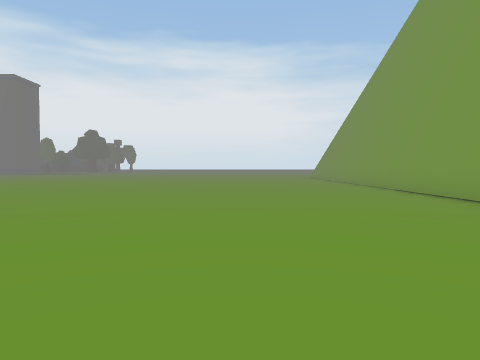
view 1 (above)

24 first-person views from a walk through a scene from a Unity 3-D project. The camera is 1.3 m above the floor, tilts 2° down and sees 70° across. The floor is counted in squares, 2 m on a side. Each view is taken from the middle of a square. On the plan, view 1 faces up. The plan holds only what a view shows up to about 10 squares ahead; the rest is blank. The place goes on beyond the plan. The player character is not drawn.

view 2
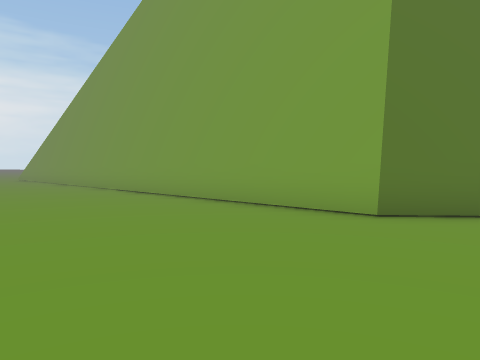

view 3
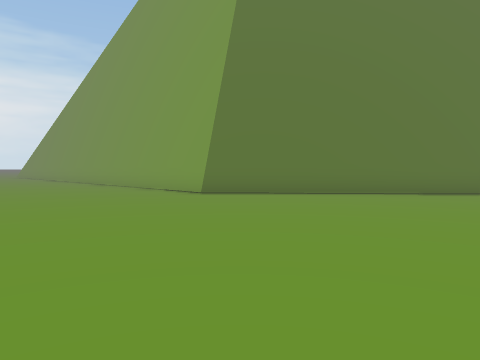

view 4
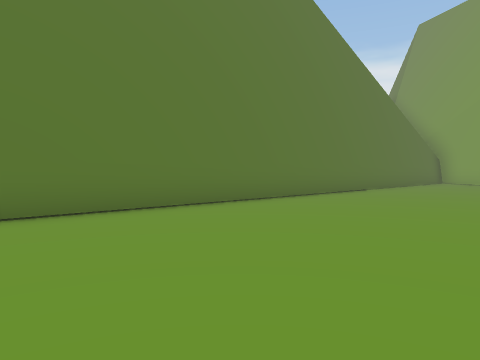

view 5
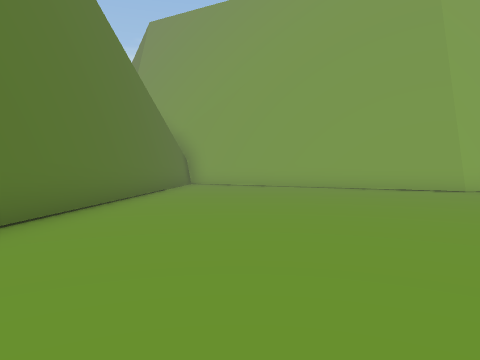

view 6
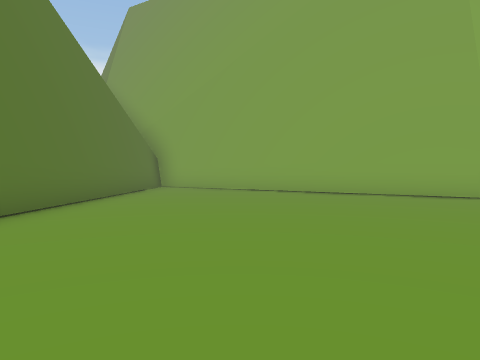

view 7
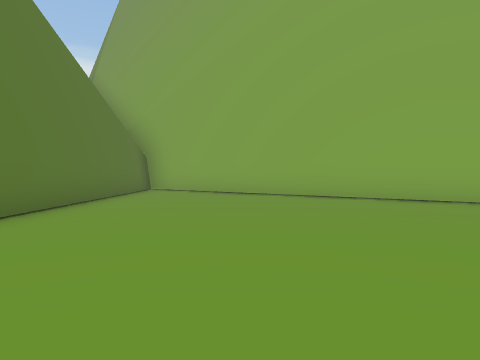

view 8
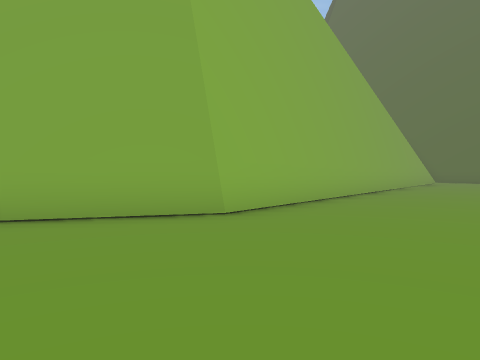

view 9
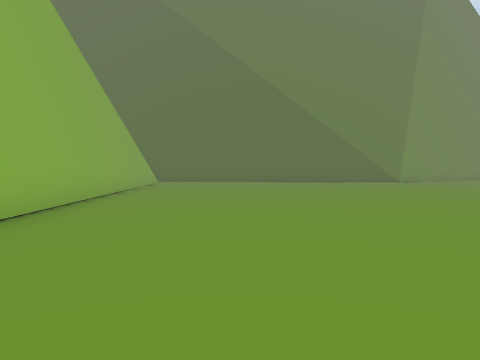

view 10
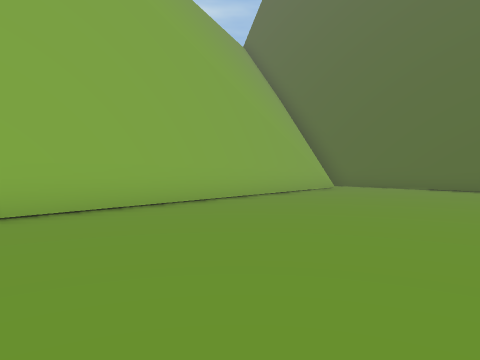

view 11
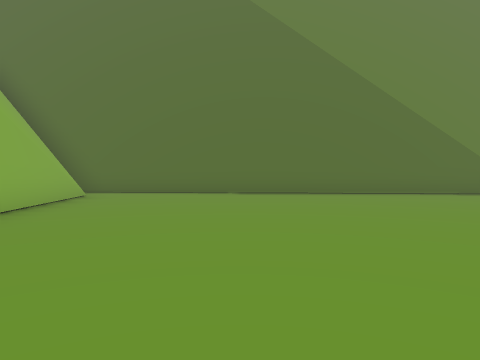

view 12
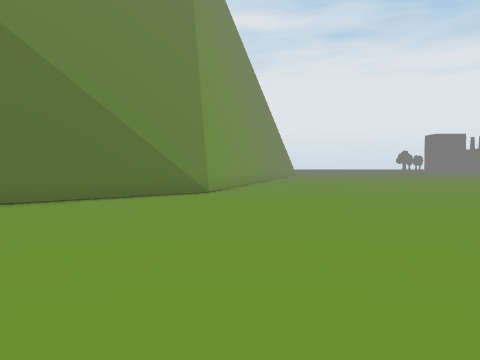

view 13
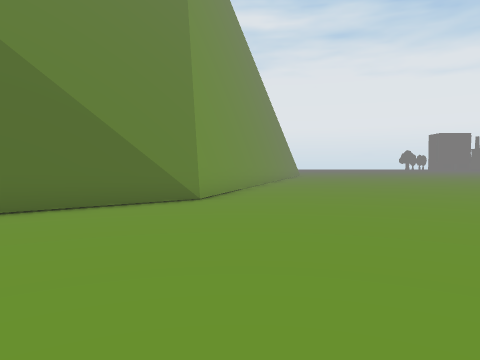

view 14
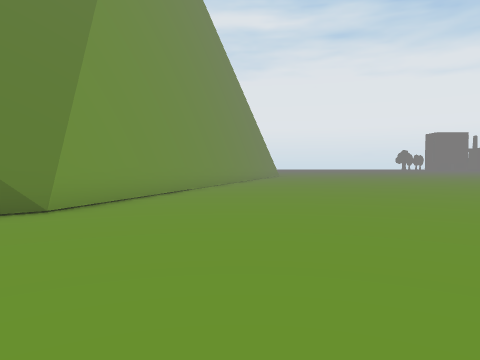

view 15
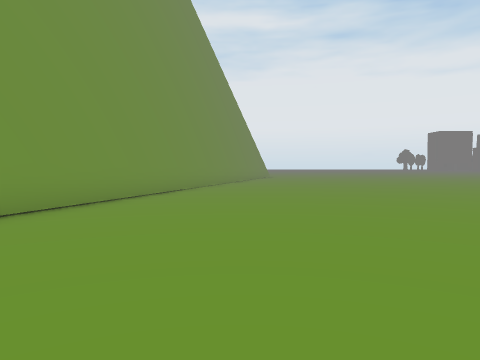

view 16
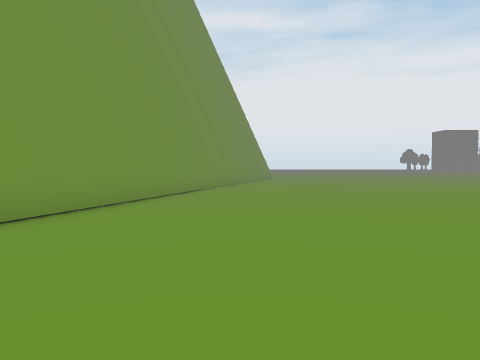

view 17
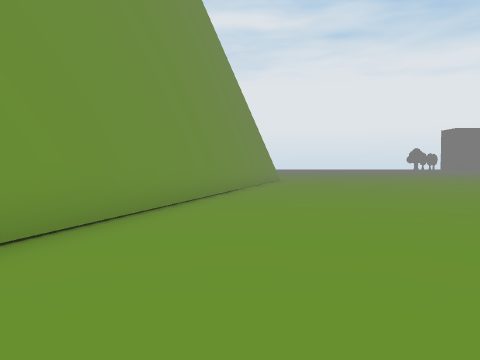

view 18
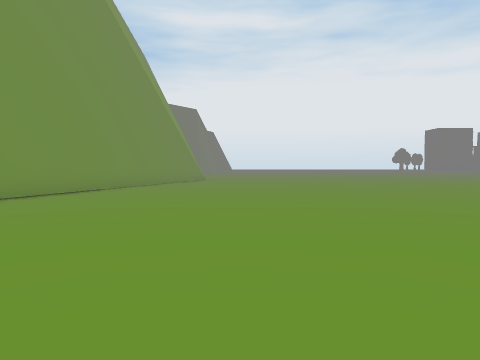

view 19
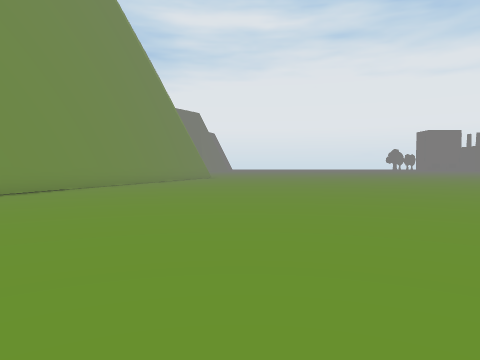

view 20
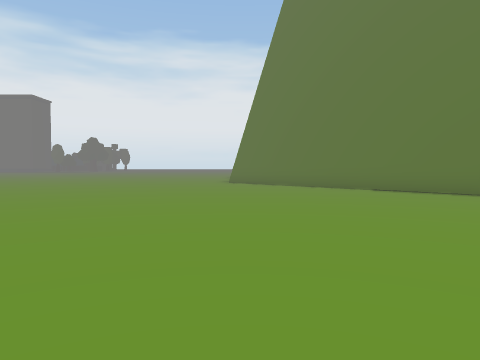

view 21
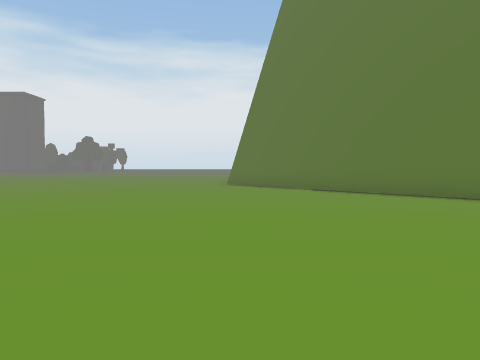

view 22
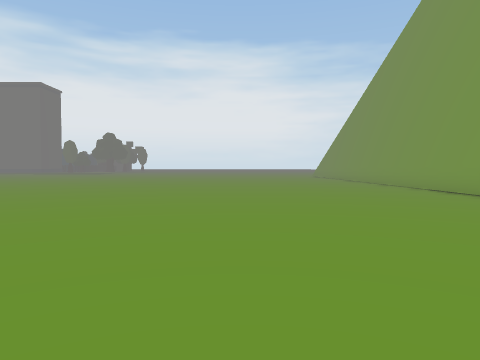

view 23
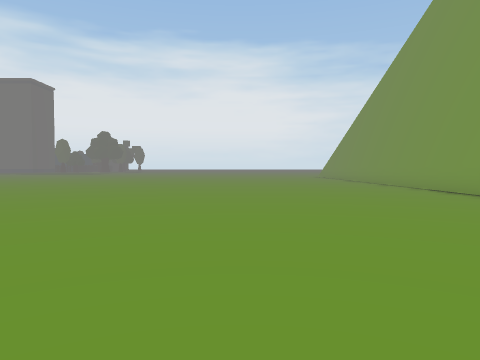

view 24
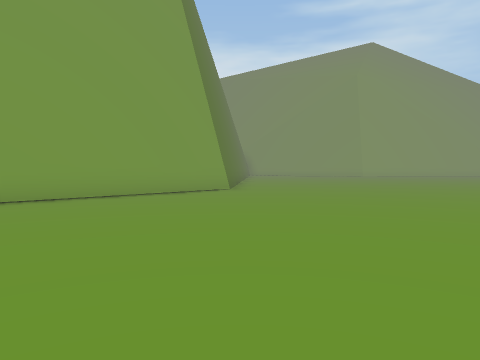

### Floor plan
Points are (right, up) in squares from view 1. A wall is a line through its corners. A room is listed if a view was taken in it or the views show most of it. See-through windows are left out.
Room 1 (views 1, 2, 3, 4, 5, 6, 7, 8, 9, 10, 11, 12, 13, 14, 15, 16, 17, 18, 19, 20, 21, 22, 23, 24)
walls: (-8.1, -15.9) (-0.5, -24.6); (-8.6, -15.9) (-7.6, -16.7); (6.4, -16) (8.3, -13.9) (16.7, -11.6); (-21.6, -12.3) (-8.2, -15.9); (0.1, -23.1) (6.1, -16.4); (0.1, -24.2) (0.8, -22.5); (17.1, -11.2) (4.6, 3) (4.6, 10.5)
low walls: (-8.2, -15.9) (-7.8, -16.2)

Positions as (right, up) in squares from view 1, and headings:
1: (0, 0), facing up
2: (0, 1), facing up-right
3: (-1, -4), facing up-right
4: (3, -3), facing right
5: (6, -3), facing down-right
6: (7, -5), facing down-right
7: (8, -6), facing down-right
8: (8, -9), facing down
9: (8, -10), facing down-left
10: (3, -12), facing down
11: (3, -15), facing down-left
12: (1, -15), facing left
13: (-1, -15), facing left
14: (-3, -13), facing left
15: (-6, -12), facing left
16: (-8, -12), facing left
17: (-12, -12), facing left
18: (-12, -8), facing left
19: (-8, -8), facing left
20: (5, -12), facing up
21: (5, -10), facing up
22: (-1, -4), facing up
23: (-1, -2), facing up
24: (-3, 10), facing down-right
